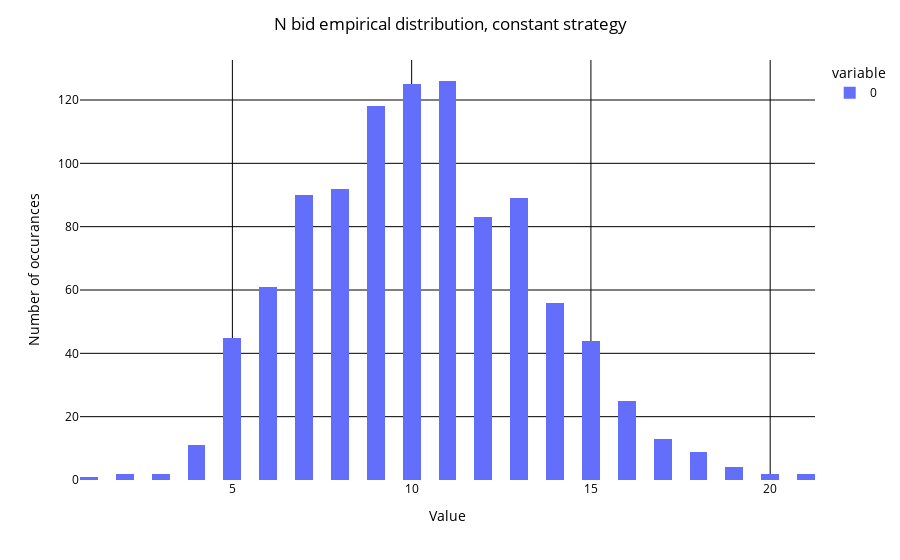

Notebook code cell kept with this figure:
### Code cell
fig = px.histogram(arr_res_or_b_womo, nbins=75)

fig.update_layout(
    title_text="N bid empirical distribution, constant strategy",
    title_x=0.5,
    plot_bgcolor='white',  # set background color to white
    paper_bgcolor='white',  # set background color to white
    font=dict(color='black'),  # set font color to black
    xaxis=dict(title_text="Value", color='black', tickcolor='black', gridcolor='black'),  # set x-axis color, tick color, grid color, and grid width
    yaxis=dict(title_text="Number of occurances", color='black', tickcolor='black', gridcolor='black'),  # set y-axis color, tick color, grid color, and grid width
)

### Figure 1 — Plotly figure (JSON) as saved in the notebook; plotly's stock layout.template omitted (floating-point values rounded to 4 significant figures; data arrays with more than 128 entries replaced by an {"elided": "..."} marker saying what was removed)
{"data": [{"alignmentgroup": "True", "bingroup": "x", "hovertemplate": "variable=0<br>value=%{x}<br>count=%{y}<extra></extra>", "legendgroup": "0", "marker": {"color": "#636efa", "pattern": {"shape": ""}}, "name": "0", "nbinsx": 75, "offsetgroup": "0", "orientation": "v", "showlegend": true, "type": "histogram", "x": {"elided": "1000 int values"}, "xaxis": "x", "yaxis": "y"}], "layout": {"barmode": "relative", "font": {"color": "black"}, "legend": {"title": {"text": "variable"}, "tracegroupgap": 0}, "margin": {"t": 60}, "paper_bgcolor": "white", "plot_bgcolor": "white", "title": {"text": "N bid empirical distribution, constant strategy", "x": 0.5}, "xaxis": {"anchor": "y", "color": "black", "domain": [0, 1], "gridcolor": "black", "tickcolor": "black", "title": {"text": "Value"}}, "yaxis": {"anchor": "x", "color": "black", "domain": [0, 1], "gridcolor": "black", "tickcolor": "black", "title": {"text": "Number of occurances"}}}}
